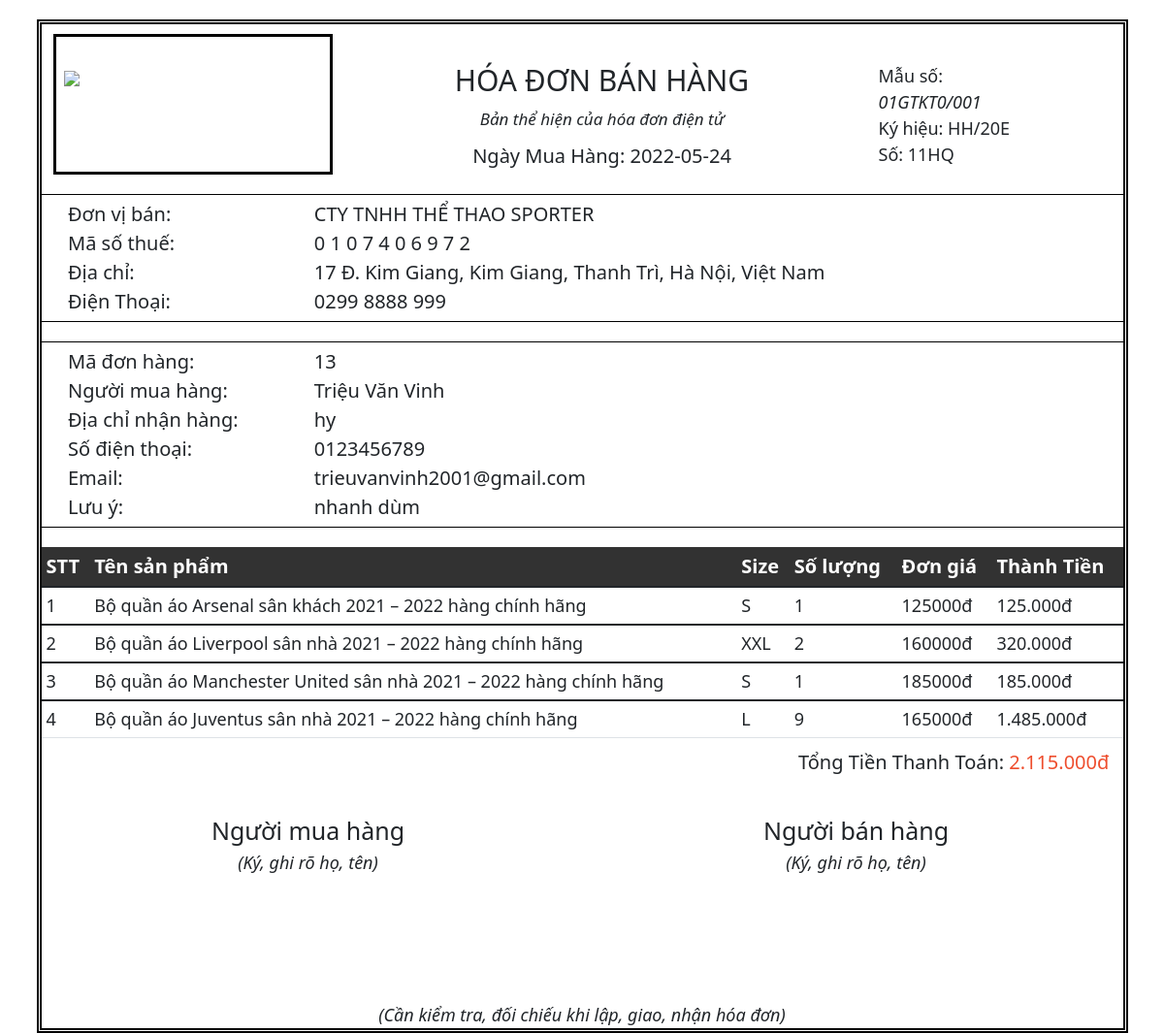
The page /inhoadon.php?MaHD=13 on the database its author committed.
### tables this page shows
CREATE TABLE `hoadon` (
  `MaHD` int(11) NOT NULL,
  `TongTien` int(11) NOT NULL,
  `IDKhachhang` int(11) NOT NULL,
  `Ten` varchar(50) NOT NULL,
  `DiaChi` varchar(100) NOT NULL,
  `Email` varchar(50) NOT NULL,
  `SoDienThoai` varchar(50) NOT NULL,
  `NgayDatHang` date NOT NULL,
  `GhiChu` varchar(500) NOT NULL
);

CREATE TABLE `chitiethoadon` (
  `MaCTHD` int(11) NOT NULL,
  `MaHD` int(11) NOT NULL,
  `IDSP` int(11) NOT NULL,
  `Size` varchar(50) NOT NULL,
  `SoLuong` int(11) NOT NULL
);

CREATE TABLE `sanpham` (
  `IDSP` int(11) NOT NULL,
  `TenSP` varchar(100) NOT NULL,
  `Gia` int(11) NOT NULL,
  `MoTa` varchar(500) NOT NULL,
  `Anh` varchar(100) NOT NULL
);

### inhoadon.php (the view, shortened to what this page needs)
<?php
include 'ketnoi.php';
$MaHD=$_GET['MaHD'];
$sql="select * from hoadon where MaHD = $MaHD";
$thucthi=mysqli_query($conn,$sql);
$dulieu = mysqli_fetch_array($thucthi);
?>
<!DOCTYPE html>
<html lang="en">
<head>
    <link rel="stylesheet" href="./CSS/style-homeuser-2.css">
    <link href="https://cdn.jsdelivr.net/npm/bootstrap@5.1.3/dist/css/bootstrap.min.css" rel="stylesheet">
</head>
<body>
    <div class="container">
        <div class="size_container">
            <div class="bill-sporter">
                <div class="row bill-sporter-header">
                    <div class="col-4 bill-sporter-header-img">
                        <img src="https://www.sporter.vn/wp-content/uploads/2017/05/logo.png">
                    </div>
                    <div class="col-6">
                        <h1 class="bill-sporter-header-heading">HÓA ĐƠN BÁN HÀNG</h1>
                        <div class="bill-sporter-header-sub">Bản thể hiện của hóa đơn điện tử</div>
                        <div class="bill-sporter-header-date">Ngày Mua Hàng: <?php echo $dulieu['NgayDatHang'] ?></div>
                    </div>
                    <div class="col-2">
                        <div class="denominator">Mẫu số: <i>01GTKT0/001</i></div>
                        <div class="symbol">Ký hiệu: HH/20E</div>
                        <div>Số: 11HQ</div>
                    </div>
                </div>
            </div>
            <div class="row bill-sporter-info-admin">
                <div class="col-3">
                    <div class="bill-sporter-info-sp">Đơn vị bán:</div>
                    <div class="bill-sporter-info-tax">Mã số thuế:</div>
                    <div class="bill-sporter-info-address">Địa chỉ:</div>
                    <div class="bill-sporter-info-tel">Điện Thoại:</div>
                </div>
                <div class="col-9">
                    <div> CTY TNHH THỂ THAO SPORTER</div>
                    <div> 0 1 0 7 4 0 6 9 7 2</div>
                    <div> 17 Đ. Kim Giang, Kim Giang, Thanh Trì, Hà Nội, Việt Nam</div>
                    <div> 0299 8888 999</div>
                </div>
            </div>
<?php
        echo'   <div class="row bill-sporter-info-admin">
                <div class="col-3">
                    <div>Mã đơn hàng: </div>
                    <div class="bill-sporter-info-sp">Người mua hàng: </div>
                    <div class="bill-sporter-info-tax">Địa chỉ nhận hàng: </div>
                    <div class="bill-sporter-info-address">Số điện thoại: </div>
                    <div class="bill-sporter-info-address">Email: </div>
                    <div class="bill-sporter-info-tel">Lưu ý: </div>
                </div>
                <div class="col-9">
                    <div>'.$dulieu['MaHD'].'</div>
                    <div>'.$dulieu['Ten'].'</div>
                    <div>'.$dulieu['DiaChi'].'</div>
                    <div>'.$dulieu['SoDienThoai'].'</div>
                    <div>'.$dulieu['Email'].'</div>
                    <div>'.$dulieu['GhiChu'].'</div>
                </div>
            </div>
            <table class="table">
                <thead>
                    <tr class="label-cart">
                        <th>STT</th>
                        <th>Tên sản phẩm</th>
                        <th>Size</th>
                        <th>Số lượng</th>
                        <th>Đơn giá</th>
                        <th>Thành Tiền</th>
                    </tr>
                </thead>';
                $mahd = $dulieu['MaHD'];
                $sql1 = "select * from chitiethoadon,sanpham where MaHD = $mahd and chitiethoadon.IDSP=sanpham.IDSP";
                $thucthi1 = mysqli_query($conn,$sql1);
                $stt=0;
                while ($value = mysqli_fetch_array($thucthi1)) {
                    $stt +=1;
                    echo'
                    <tbody>
                    <tr class="label-cart">
                        <td>
                            <b class="label-cart-index">'.$stt.'</b>
                        </td>
                        <td>
                            <b>'.$value['TenSP'].'</b>
                        </td>
                        <td>
                            <b>'.$value['Size'].'</b>
                        </td>
                        <td>
                            <b>'.$value['SoLuong'].'</b>
                        </td>
                        <td>
                            <b>'.$value['Gia'].'đ</b>
                        </td>
                        <td>
                            <b>'.number_format($value['Gia'] * $value['SoLuong'], 0, '.', '.').'đ</b>
                        </td>
                    </tr>
                </tbody>';
            }
            echo'
            </table>
            <div class="sum-cart">
                <div class="sum-label">Tổng Tiền Thanh Toán:</div>
                <div class="cart-total">'.number_format($dulieu['TongTien'], 0, '.', '.').'đ</div>
            </div>';
            ?>
            <div class="row mt-30">
                <div class="col-6 col-md-">
                    <h4 class="bill-sporter-footer">Người mua hàng</h4>
                    <i class="bill-sporter-footer-i">(Ký, ghi rõ họ, tên)</i>
                </div>
                <div class="col-6">
                    <h4 class="bill-sporter-footer">Người bán hàng</h4>
                    <i class="bill-sporter-footer-i">(Ký, ghi rõ họ, tên)</i>
                </div>
            </div>
            <div class="bill-sporter-footer-i">(Cần kiểm tra, đối chiếu khi lập, giao, nhận hóa đơn)</d>
        </div>
        </div>
    </div>
</body>
</html>

### CSS/style-homeuser-2.css (style rules this page uses)
html { font-size: 62.5%; line-height: 1.6rem; font-family: 'Roboto', sans-serif; box-sizing: border-box; }
body { margin: 0; }
* { box-sizing: inherit; }
.size_container { width: 1200px; margin: 0 auto; max-width: 100%; position: relative; }
:root { --white-color: #fff; --black-color: #000; --text-color: #333; --primary-color: #EE4D2D; --border-color: #dbdbdb; --start-gold-color: #FFCE3E; --header-height: 120px; --navbar-height: 34px; --header-with-search-height: calc(var(--header-height) - var(--navbar-height)); }

### inhoadon.php (style rules this page uses)
.size_container { margin-top: 20px; border: double 5px black; overflow: hidden; }
.bill-sporter-header { padding-left: 20px; }
.bill-sporter-header-img { margin-top: 10px; width: 288px; height: 145px; border: solid 3px black; }
.bill-sporter-header-img>img { position: relative; top: 25%; left: 0; }
.bill-sporter-header-heading { font-size: 3rem; }
.bill-sporter-header-sub { font-style: italic; font-size: 1.7rem; padding-top: 4px; padding-bottom: 10px; }
.col-6 { text-align: center; margin-top: 40px; }
.bill-sporter-header-date { font-size: 2rem; }
.col-2 { margin-top: 40px; font-size: 1.8rem; }
.bill-sporter-info-admin { padding: 5px 0 5px 20px; margin: 20px 0px; border-top: 1px solid black; border-bottom: 1px solid black; font-size: 2rem; }
.col-9 { font-weight: 500; margin-left: -20px }
.table th { background-color: rgb(50, 50, 50); color: white; font-size: 2rem; }
.table td { font-size: 1.8rem; }
.label-cart-index { text-align: center; }
.label-cart>td>b { font-weight: 400; }
.sum-cart { margin-left: 70%; display: flex; font-size: 2rem; font-weight: 500; }
.cart-total { color: var(--primary-color); padding-left: 5px; }
.bill-sporter-footer { font-size: 2.5rem; font-weight: 500; }
.bill-sporter-footer-i { font-size: 1.6rem; }
.mt-30 { margin-bottom: 130px; }
.bill-sporter-footer-i { display: flex; justify-content: center; font-size: 1.8rem; font-style: italic; }

### rows shown on the page
hoadon: NgayDatHang "2022-05-24", MaHD "13", Ten "Triệu Văn Vinh", DiaChi "hy", SoDienThoai "0123456789", Email "trieuvanvinh2001@gmail.com", GhiChu "nhanh dùm", TongTien "2.115.000"
chitiethoadon: IDSP.TenSP "Bộ quần áo Arsenal sân khách 2021 – 2022 hàng chính hãng", Size "S", SoLuong "1", IDSP.Gia "125000", $value['Gia'] * $value['SoLuong'] "125.000"
chitiethoadon: IDSP.TenSP "Bộ quần áo Liverpool sân nhà 2021 – 2022 hàng chính hãng", Size "XXL", SoLuong "2", IDSP.Gia "160000", $value['Gia'] * $value['SoLuong'] "320.000"
chitiethoadon: IDSP.TenSP "Bộ quần áo Manchester United sân nhà 2021 – 2022 hàng chính hãng", Size "S", SoLuong "1", IDSP.Gia "185000", $value['Gia'] * $value['SoLuong'] "185.000"
chitiethoadon: IDSP.TenSP "Bộ quần áo Juventus sân nhà 2021 – 2022 hàng chính hãng", Size "L", SoLuong "9", IDSP.Gia "165000", $value['Gia'] * $value['SoLuong'] "1.485.000"
